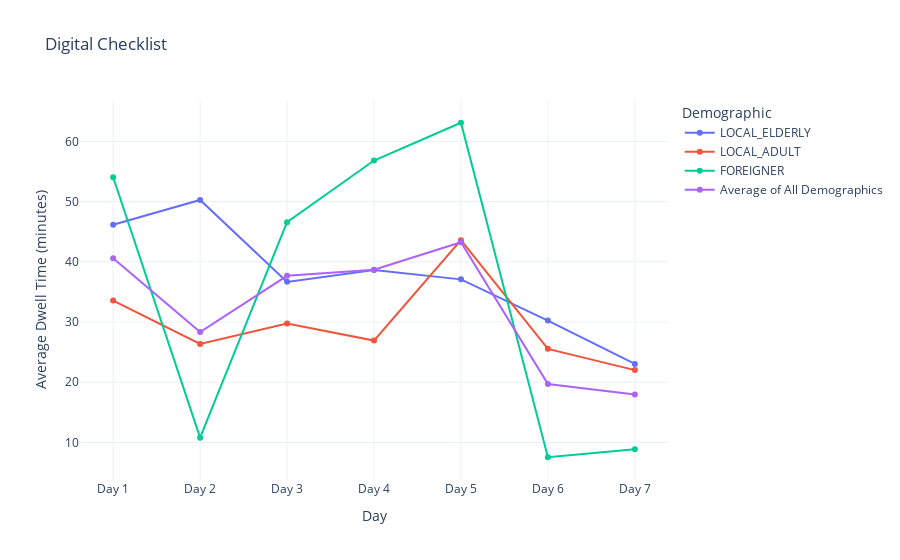

This figure's notebook cell:
### Markdown cell above
# Digital Checklist

### Code cell
import pandas as pd
import plotly.graph_objects as go

file_path = 'error/SimulationData9.xlsx'
xls = pd.ExcelFile(file_path)

avg_dwell_times = pd.DataFrame()

for sheet_name in xls.sheet_names:
    day_data = pd.read_excel(xls, sheet_name=sheet_name)
    day_data = day_data.drop(columns=[col for col in day_data.columns if "Unnamed" in col])
    day_data_filtered = day_data[(day_data['Simulation Hour'] >= 10) & (day_data['Simulation Hour'] <= 20)]
    avg_for_day = (day_data_filtered[day_data_filtered > 0].mean().drop('Simulation Hour')) / 60
    avg_dwell_times[sheet_name] = avg_for_day

avg_dwell_times = avg_dwell_times.T
avg_dwell_times = avg_dwell_times.drop('Day 8', errors='ignore')
avg_dwell_times.index = [f"Day {i+1}" for i in range(len(avg_dwell_times))]

average_checklist = avg_dwell_times['Average of All Demographics'].mean()
print(average_checklist)
dictionary['Checklist'] = average_checklist

fig = go.Figure()

for demographic in avg_dwell_times.columns:
    text_values = [f"{value:.2f}" for value in avg_dwell_times[demographic]]
    fig.add_trace(go.Scatter(x=avg_dwell_times.index, y=avg_dwell_times[demographic], text=text_values,
                             mode='lines+markers', name=demographic, textposition="top center"))

fig.update_layout(title='Digital Checklist',
                  xaxis_title='Day',
                  yaxis_title='Average Dwell Time (minutes)',
                  legend_title='Demographic',
                  template='plotly_white')

fig.show()

### Figure 1 — Plotly figure (JSON) as saved in the notebook; plotly's stock layout.template omitted (floating-point values rounded to 4 significant figures)
{"data": [{"mode": "lines+markers", "name": "LOCAL_ELDERLY", "text": ["46.15", "50.27", "36.67", "38.62", "37.08", "30.23", "23.04"], "textposition": "top center", "type": "scatter", "x": ["Day 1", "Day 2", "Day 3", "Day 4", "Day 5", "Day 6", "Day 7"], "y": [46.15, 50.27, 36.67, 38.62, 37.08, 30.23, 23.04]}, {"mode": "lines+markers", "name": "LOCAL_ADULT", "text": ["33.56", "26.36", "29.76", "26.91", "43.60", "25.54", "22.01"], "textposition": "top center", "type": "scatter", "x": ["Day 1", "Day 2", "Day 3", "Day 4", "Day 5", "Day 6", "Day 7"], "y": [33.56, 26.36, 29.76, 26.91, 43.6, 25.54, 22.01]}, {"mode": "lines+markers", "name": "FOREIGNER", "text": ["54.04", "10.79", "46.57", "56.82", "63.10", "7.53", "8.87"], "textposition": "top center", "type": "scatter", "x": ["Day 1", "Day 2", "Day 3", "Day 4", "Day 5", "Day 6", "Day 7"], "y": [54.04, 10.79, 46.57, 56.82, 63.1, 7.535, 8.873]}, {"mode": "lines+markers", "name": "Average of All Demographics", "text": ["40.58", "28.34", "37.67", "38.68", "43.25", "19.70", "17.97"], "textposition": "top center", "type": "scatter", "x": ["Day 1", "Day 2", "Day 3", "Day 4", "Day 5", "Day 6", "Day 7"], "y": [40.58, 28.34, 37.67, 38.68, 43.25, 19.7, 17.97]}], "layout": {"legend": {"title": {"text": "Demographic"}}, "title": {"text": "Digital Checklist"}, "xaxis": {"title": {"text": "Day"}}, "yaxis": {"title": {"text": "Average Dwell Time (minutes)"}}}}
